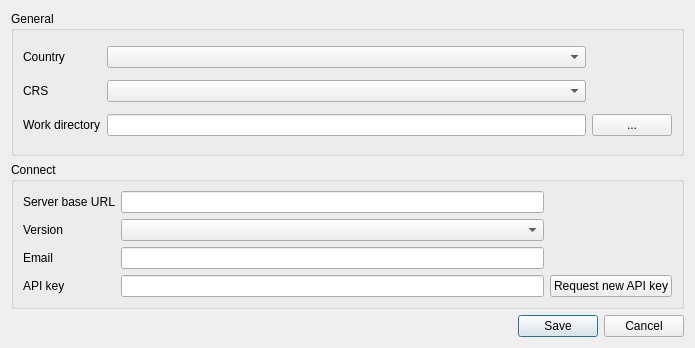
<?xml version="1.0" encoding="UTF-8"?>
<ui version="4.0">
 <class>Dialog</class>
 <widget class="QDialog" name="Dialog">
  <property name="geometry">
   <rect>
    <x>0</x>
    <y>0</y>
    <width>695</width>
    <height>348</height>
   </rect>
  </property>
  <property name="windowTitle">
   <string>IMAER Plugin Configuration</string>
  </property>
  <layout class="QVBoxLayout" name="verticalLayout">
   <item>
    <widget class="QGroupBox" name="groupBox_general">
     <property name="title">
      <string>General</string>
     </property>
     <layout class="QGridLayout" name="gridLayout">
      <item row="2" column="0">
       <widget class="QLabel" name="label_work_dir">
        <property name="text">
         <string>Work directory</string>
        </property>
       </widget>
      </item>
      <item row="0" column="0">
       <widget class="QLabel" name="label_country">
        <property name="text">
         <string>Country</string>
        </property>
       </widget>
      </item>
      <item row="2" column="1">
       <widget class="QLineEdit" name="edit_work_dir"/>
      </item>
      <item row="0" column="1">
       <widget class="QComboBox" name="combo_country"/>
      </item>
      <item row="2" column="2">
       <widget class="QPushButton" name="button_browse_work_dir">
        <property name="text">
         <string>...</string>
        </property>
       </widget>
      </item>
      <item row="1" column="0">
       <widget class="QLabel" name="label_crs">
        <property name="text">
         <string>CRS</string>
        </property>
       </widget>
      </item>
      <item row="1" column="1">
       <widget class="QComboBox" name="combo_crs"/>
      </item>
     </layout>
    </widget>
   </item>
   <item>
    <widget class="QGroupBox" name="groupBox_connect">
     <property name="enabled">
      <bool>true</bool>
     </property>
     <property name="title">
      <string>Connect</string>
     </property>
     <layout class="QGridLayout" name="gridLayout_3">
      <item row="3" column="1">
       <widget class="QLineEdit" name="edit_key"/>
      </item>
      <item row="2" column="0">
       <widget class="QLabel" name="label_email">
        <property name="text">
         <string>Email</string>
        </property>
       </widget>
      </item>
      <item row="0" column="0">
       <widget class="QLabel" name="label_connect_server">
        <property name="text">
         <string>Server base URL</string>
        </property>
       </widget>
      </item>
      <item row="1" column="0">
       <widget class="QLabel" name="label_connect_ver">
        <property name="text">
         <string>Version</string>
        </property>
       </widget>
      </item>
      <item row="2" column="1">
       <widget class="QLineEdit" name="edit_email">
        <property name="text">
         <string/>
        </property>
       </widget>
      </item>
      <item row="3" column="2">
       <widget class="QPushButton" name="button_get_key">
        <property name="text">
         <string>Request new API key</string>
        </property>
       </widget>
      </item>
      <item row="3" column="0">
       <widget class="QLabel" name="label_key">
        <property name="text">
         <string>API key</string>
        </property>
       </widget>
      </item>
      <item row="1" column="1">
       <widget class="QComboBox" name="combo_connect_ver"/>
      </item>
      <item row="0" column="1">
       <widget class="QLineEdit" name="edit_connect_base_url"/>
      </item>
     </layout>
    </widget>
   </item>
   <item>
    <widget class="QDialogButtonBox" name="buttonBox">
     <property name="standardButtons">
      <set>QDialogButtonBox::Cancel|QDialogButtonBox::Save</set>
     </property>
    </widget>
   </item>
  </layout>
 </widget>
 <resources/>
 <connections>
  <connection>
   <sender>buttonBox</sender>
   <signal>accepted()</signal>
   <receiver>Dialog</receiver>
   <slot>accept()</slot>
   <hints>
    <hint type="sourcelabel">
     <x>20</x>
     <y>20</y>
    </hint>
    <hint type="destinationlabel">
     <x>20</x>
     <y>20</y>
    </hint>
   </hints>
  </connection>
  <connection>
   <sender>buttonBox</sender>
   <signal>rejected()</signal>
   <receiver>Dialog</receiver>
   <slot>reject()</slot>
   <hints>
    <hint type="sourcelabel">
     <x>20</x>
     <y>20</y>
    </hint>
    <hint type="destinationlabel">
     <x>20</x>
     <y>20</y>
    </hint>
   </hints>
  </connection>
 </connections>
</ui>
